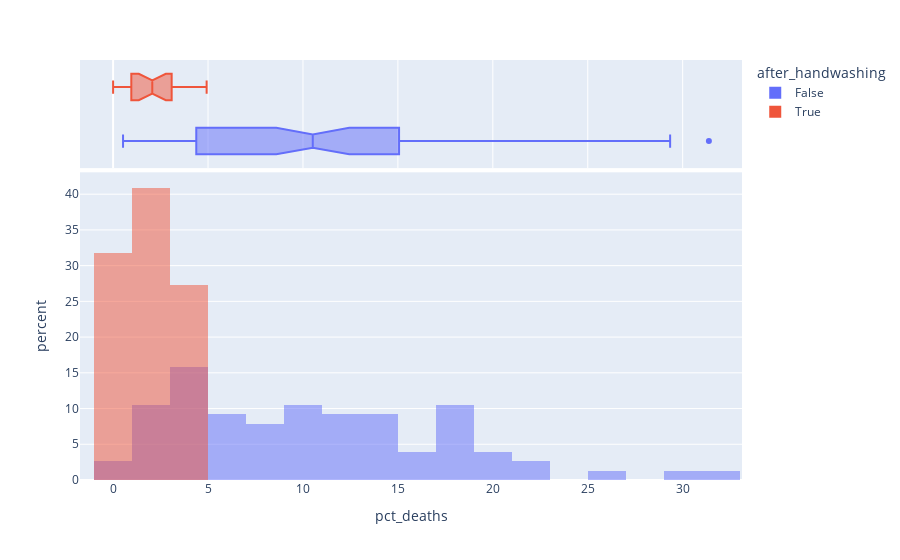

The cell this chart's notebook holds for it:
### Markdown cell above
### Use Histograms to Visualise the Monthly Distribution of Outcomes

**Challenge**: Create a [plotly histogram](https://plotly.com/python/histograms/) to show the monthly percentage of deaths. 

* Use docs to check out the available parameters. Use the [`color` parameter](https://plotly.github.io/plotly.py-docs/generated/plotly.express.histogram.html) to display two overlapping histograms.
* The time period of handwashing is shorter than not handwashing. Change `histnorm` to `percent` to make the time periods comparable. 
* Make the histograms slighlty transparent
* Experiment with the number of bins on the histogram. Which number work well in communicating the range of outcomes?
* Just for fun, display your box plot on the top of the histogram using the `marginal` parameter.

### Code cell
hist = px.histogram(
    df_monthly,
    x='pct_deaths',
    color='after_handwashing',
    histnorm='percent',
    barmode='overlay',
    nbins=30,
    marginal='box'
)
hist.show()

### Figure 1 — Plotly figure (JSON) as saved in the notebook; plotly's stock layout.template omitted (floating-point values rounded to 4 significant figures)
{"data": [{"alignmentgroup": "True", "bingroup": "x", "histnorm": "percent", "hovertemplate": "after_handwashing=False<br>pct_deaths=%{x}<br>percent=%{y}<extra></extra>", "legendgroup": "False", "marker": {"color": "#636efa", "opacity": 0.5, "pattern": {"shape": ""}}, "name": "False", "nbinsx": 30, "offsetgroup": "False", "orientation": "v", "showlegend": true, "type": "histogram", "x": [14.57, 7.531, 4.332, 1.569, 0.7843, 5, 8.421, 1.351, 1.878, 11.02, 22.55, 20.85, 12.22, 10.23, 10.74, 3.226, 6.593, 20.78, 25.46, 18.39, 29.34, 22.97, 31.38, 19.12, 15.97, 12.41, 11.93, 6.098, 4.082, 0.5236, 1.554, 2.262, 17.6, 7.143, 8.051, 15.16, 11.28, 17.03, 17.31, 5.833, 2.679, 4.369, 6.32, 1.224, 3.226, 11.02, 10.55, 7.591, 4.745, 4.452, 4.231, 4.392, 7.143, 6.122, 3.586, 10.55, 14.84, 10.94, 10.49, 13.39, 18.09, 15.43, 18.97, 13.44, 10.15, 13.1, 18.06, 14.39, 14.96, 10.77, 5.369, 3.215, 1.923, 3.607, 18.27, 12.24], "xaxis": "x", "yaxis": "y"}, {"alignmentgroup": "True", "hovertemplate": "after_handwashing=False<br>pct_deaths=%{x}<extra></extra>", "legendgroup": "False", "marker": {"color": "#636efa"}, "name": "False", "notched": true, "offsetgroup": "False", "showlegend": false, "type": "box", "x": [14.57, 7.531, 4.332, 1.569, 0.7843, 5, 8.421, 1.351, 1.878, 11.02, 22.55, 20.85, 12.22, 10.23, 10.74, 3.226, 6.593, 20.78, 25.46, 18.39, 29.34, 22.97, 31.38, 19.12, 15.97, 12.41, 11.93, 6.098, 4.082, 0.5236, 1.554, 2.262, 17.6, 7.143, 8.051, 15.16, 11.28, 17.03, 17.31, 5.833, 2.679, 4.369, 6.32, 1.224, 3.226, 11.02, 10.55, 7.591, 4.745, 4.452, 4.231, 4.392, 7.143, 6.122, 3.586, 10.55, 14.84, 10.94, 10.49, 13.39, 18.09, 15.43, 18.97, 13.44, 10.15, 13.1, 18.06, 14.39, 14.96, 10.77, 5.369, 3.215, 1.923, 3.607, 18.27, 12.24], "xaxis": "x2", "yaxis": "y2"}, {"alignmentgroup": "True", "bingroup": "x", "histnorm": "percent", "hovertemplate": "after_handwashing=True<br>pct_deaths=%{x}<br>percent=%{y}<extra></extra>", "legendgroup": "True", "marker": {"color": "#EF553B", "opacity": 0.5, "pattern": {"shape": ""}}, "name": "True", "nbinsx": 30, "offsetgroup": "True", "orientation": "v", "showlegend": true, "type": "histogram", "x": [2.239, 1.2, 1.894, 4.58, 3.957, 4.472, 2.93, 3.534, 0.6873, 0, 0.6557, 0.9585, 1.136, 0.3717, 0, 0.9615, 2.341, 2.903, 1.34, 2.233, 3.085, 4.926], "xaxis": "x", "yaxis": "y"}, {"alignmentgroup": "True", "hovertemplate": "after_handwashing=True<br>pct_deaths=%{x}<extra></extra>", "legendgroup": "True", "marker": {"color": "#EF553B"}, "name": "True", "notched": true, "offsetgroup": "True", "showlegend": false, "type": "box", "x": [2.239, 1.2, 1.894, 4.58, 3.957, 4.472, 2.93, 3.534, 0.6873, 0, 0.6557, 0.9585, 1.136, 0.3717, 0, 0.9615, 2.341, 2.903, 1.34, 2.233, 3.085, 4.926], "xaxis": "x2", "yaxis": "y2"}], "layout": {"barmode": "overlay", "legend": {"title": {"text": "after_handwashing"}, "tracegroupgap": 0}, "margin": {"t": 60}, "xaxis": {"anchor": "y", "domain": [0, 1], "title": {"text": "pct_deaths"}}, "xaxis2": {"anchor": "y2", "domain": [0, 1], "matches": "x", "showgrid": true, "showticklabels": false}, "yaxis": {"anchor": "x", "domain": [0, 0.7326], "title": {"text": "percent"}}, "yaxis2": {"anchor": "x2", "domain": [0.7426, 1], "matches": "y2", "showgrid": false, "showline": false, "showticklabels": false, "ticks": ""}}}
